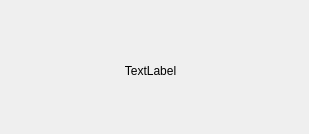
<?xml version="1.0" encoding="UTF-8"?>
<ui version="4.0">
 <class>InfoForm</class>
 <widget class="QWidget" name="InfoForm">
  <property name="geometry">
   <rect>
    <x>0</x>
    <y>0</y>
    <width>309</width>
    <height>134</height>
   </rect>
  </property>
  <property name="windowTitle">
   <string>Form</string>
  </property>
  <widget class="QLabel" name="InfLabel">
   <property name="geometry">
    <rect>
     <x>40</x>
     <y>50</y>
     <width>221</width>
     <height>41</height>
    </rect>
   </property>
   <property name="text">
    <string>TextLabel</string>
   </property>
   <property name="textFormat">
    <enum>Qt::AutoText</enum>
   </property>
   <property name="alignment">
    <set>Qt::AlignCenter</set>
   </property>
  </widget>
 </widget>
 <resources/>
 <connections/>
</ui>
